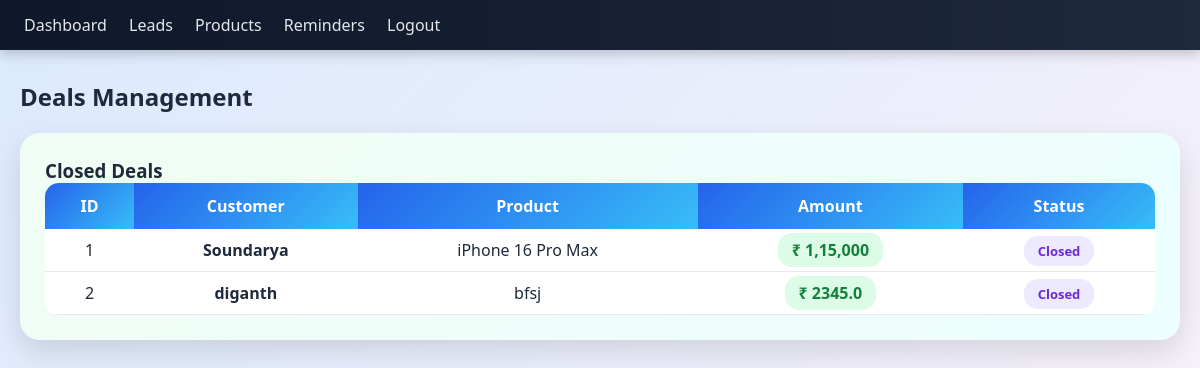
Page /deals on the committed database.
### tables this page shows
CREATE TABLE deals (
    id INTEGER PRIMARY KEY AUTOINCREMENT,
    lead_name TEXT,
    product TEXT,
    amount TEXT,
    status TEXT
);

### app.py (the view)
@app.route("/deals")
def deals():
    db = get_db()
    cur = db.cursor()
    deals = cur.execute("SELECT * FROM deals").fetchall()
    return render_template("deals.html", deals=deals)

### app.py (called while the page is built)
def get_db():
    return sqlite3.connect(DB)

### templates/deals.html (shortened to what this page needs)
<!DOCTYPE html>
<html lang="en">
<head>
    <link rel="stylesheet" href="/static/style.css">
</head>
<body>
<div class="nav">
    <a href="/dashboard">Dashboard</a>
    <a href="/leads">Leads</a>
    <a href="/products">Products</a>
    <a href="/reminders">Reminders</a>
    <a href="/logout">Logout</a>
</div>
<div class="container">
    <h2 style="margin-bottom:20px;">Deals Management</h2>
    <div class="deal-table-card">
        <h3>Closed Deals</h3>
        <table class="deal-table">
            <tr>
                <th>ID</th>
                <th>Customer</th>
                <th>Product</th>
                <th>Amount</th>
                <th>Status</th>
            </tr>
            {% for d in deals %}
            <tr>
                <td>{{ d[0] }}</td>
                <td>
                    <strong>{{ d[1] }}</strong>
                </td>
                <td>{{ d[2] }}</td>
                <td>
                    <span class="deal-amount">₹ {{ d[3] }}</span>
                </td>
                <td>
                    <span class="deal-status">
                        {{ d[4] }}
                    </span>
                </td>
            </tr>
            {% endfor %}
        </table>
    </div>
</div>
</body>
</html>

### static/style.css (style rules this page uses)
* { margin: 0; padding: 0; box-sizing: border-box; font-family: "Poppins", "Segoe UI", sans-serif; }
body { background: linear-gradient(135deg, #dbeafe, #fdf2f8); min-height: 100vh; color: #1e293b; }
.nav { background: linear-gradient(90deg, #0f172a, #1e293b); padding: 14px 24px; box-shadow: 0 4px 12px rgba(0,0,0,0.2); }
.nav a { color: #e5e7eb; margin-right: 18px; text-decoration: none; font-weight: 500; }
.container { max-width: 1200px; margin: auto; padding: 30px 20px; }
table { width: 100%; border-collapse: collapse; background: white; border-radius: 14px; overflow: hidden; }
th { background: linear-gradient(135deg, #2563eb, #38bdf8); color: white; padding: 12px; }
td { padding: 10px; text-align: center; border-bottom: 1px solid #e5e7eb; }
.deal-table-card { background: linear-gradient(135deg, #f0fdf4, #ecfeff); padding: 25px; border-radius: 20px; box-shadow: 0 12px 30px rgba(0,0,0,0.12); }
.deal-amount { background: #dcfce7; color: #15803d; padding: 6px 14px; border-radius: 14px; font-weight: 700; }
.deal-status { background: #ede9fe; color: #6d28d9; padding: 6px 14px; border-radius: 14px; font-weight: 600; font-size: 13px; }

### rows in the picture
deals: id "1", lead_name "Soundarya", product "iPhone 16 Pro Max", amount "1,15,000", status "Closed"
deals: id "2", lead_name "diganth", product "bfsj", amount "2345.0", status "Closed"
